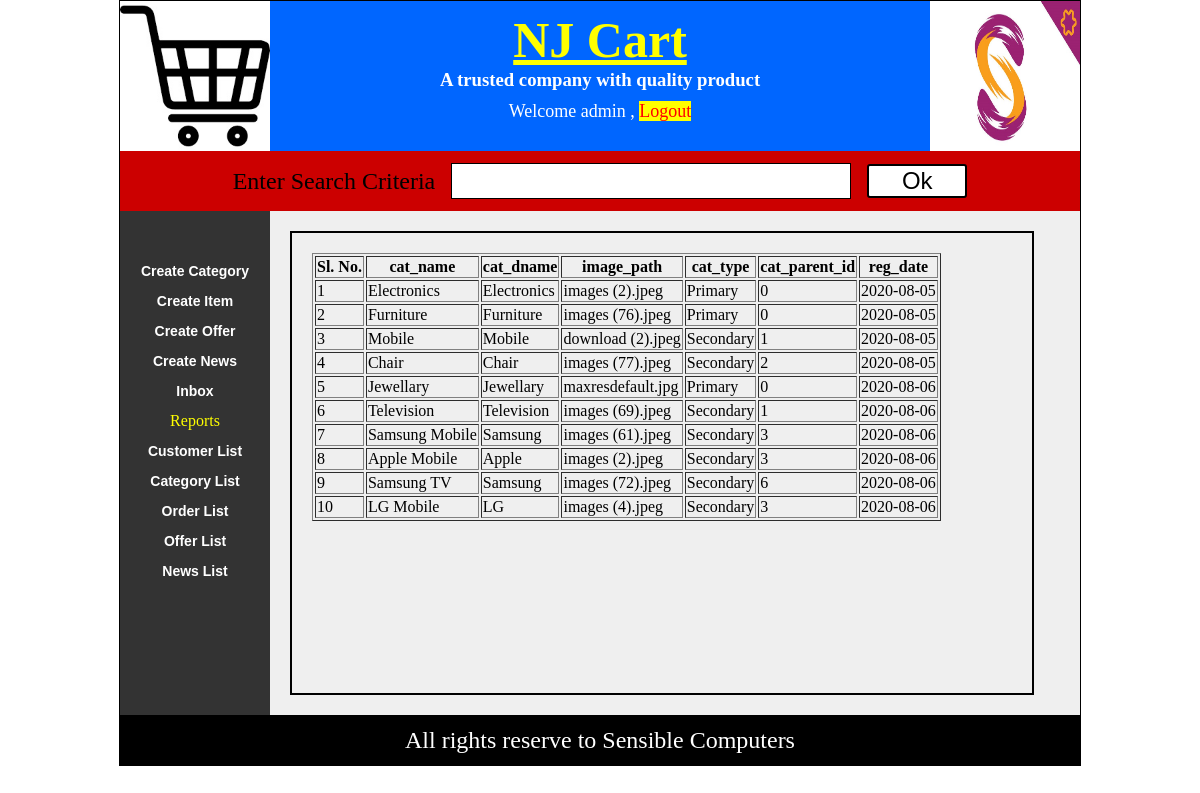
Screenshot of /displayCategory.php (signed in) with the database file from the repository.
### tables this page shows
CREATE TABLE IF NOT EXISTS `category_info` (
  `cat_id` int(11) NOT NULL AUTO_INCREMENT,
  `cat_name` varchar(40) NOT NULL,
  `cat_dname` varchar(40) NOT NULL,
  `image_path` text NOT NULL,
  `cat_type` varchar(10) NOT NULL,
  `cat_parent_id` int(11) NOT NULL,
  `reg_date` date NOT NULL,
  PRIMARY KEY (`cat_id`)
);

### library.php (the view, shortened to what this page needs)
<?php
function displayTable($sql)
{
	$con=$GLOBALS["con"];
	$rs=mysqli_query($con,$sql);
	$rc=mysqli_num_rows($rs);
	$cc=mysqli_num_fields($rs);
	echo("<div id='myList'>");
	echo("<table border='1'>");
	echo("<tr>");
	echo("<th>Sl. No.</th>");
	for($i=1;$i<=$cc-1;$i++)
	{
	   echo("<th>");
	   echo(mysqli_fetch_field_direct($rs,$i)->name);
	   echo("</th>");
	}
	echo("</tr>");
	$cnt=0;
	for($i=0;$i<=$rc-1;$i++)
	{
		$cnt++;
 		mysqli_data_seek($rs,$i);
    	$row=mysqli_fetch_array($rs);
		echo("<tr>");
		echo("<td>$cnt</td>");
		 for($j=1;$j<=$cc-1;$j++)
		 {
			 echo("<td>");
			 echo($row[$j]);
			echo("</td>");
		 }
		echo("</tr>");
	}
	echo("</table>");
	echo("</div>");
}
?>

### css/style.css (style rules this page uses)
body { margin:0px; padding:0px; }
#myList { margin:20px; padding:20px; border:2px solid black; width:700px; height:420px; overflow:scroll; }

### rows the page displays
category_info: cat_name "Electronics", cat_dname "Electronics", image_path "images (2).jpeg", cat_type "Primary", cat_parent "0", reg_date "2020-08-05"
category_info: cat_name "Furniture", cat_dname "Furniture", image_path "images (76).jpeg", cat_type "Primary", cat_parent "0", reg_date "2020-08-05"
category_info: cat_name "Mobile", cat_dname "Mobile", image_path "download (2).jpeg", cat_type "Secondary", cat_parent "1", reg_date "2020-08-05"
category_info: cat_name "Chair", cat_dname "Chair", image_path "images (77).jpeg", cat_type "Secondary", cat_parent "2", reg_date "2020-08-05"
category_info: cat_name "Jewellary", cat_dname "Jewellary", image_path "maxresdefault.jpg", cat_type "Primary", cat_parent "0", reg_date "2020-08-06"
category_info: cat_name "Television", cat_dname "Television", image_path "images (69).jpeg", cat_type "Secondary", cat_parent "1", reg_date "2020-08-06"
category_info: cat_name "Samsung Mobile", cat_dname "Samsung", image_path "images (61).jpeg", cat_type "Secondary", cat_parent "3", reg_date "2020-08-06"
category_info: cat_name "Apple Mobile", cat_dname "Apple", image_path "images (2).jpeg", cat_type "Secondary", cat_parent "3", reg_date "2020-08-06"
category_info: cat_name "Samsung TV", cat_dname "Samsung", image_path "images (72).jpeg", cat_type "Secondary", cat_parent "6", reg_date "2020-08-06"
category_info: cat_name "LG Mobile", cat_dname "LG", image_path "images (4).jpeg", cat_type "Secondary", cat_parent "3", reg_date "2020-08-06"

### other values shown
$_SESSION["uname"] "admin"
mysqli_fetch_field_direct($rs,$i)->name "cat_name"
mysqli_fetch_field_direct($rs,$i)->name "cat_dname"
mysqli_fetch_field_direct($rs,$i)->name "image_path"
mysqli_fetch_field_direct($rs,$i)->name "cat_type"
mysqli_fetch_field_direct($rs,$i)->name "cat_parent_id"
mysqli_fetch_field_direct($rs,$i)->name "reg_date"
